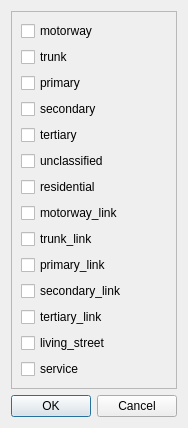
<?xml version="1.0" encoding="UTF-8"?>
<ui version="4.0">
 <class>Dialog</class>
 <widget class="QDialog" name="Dialog">
  <property name="geometry">
   <rect>
    <x>0</x>
    <y>0</y>
    <width>174</width>
    <height>383</height>
   </rect>
  </property>
  <property name="windowTitle">
   <string>Select Street Types</string>
  </property>
  <layout class="QGridLayout" name="gridLayout">
   <item row="0" column="0">
    <widget class="QFrame" name="frame">
     <property name="frameShape">
      <enum>QFrame::StyledPanel</enum>
     </property>
     <property name="frameShadow">
      <enum>QFrame::Raised</enum>
     </property>
     <layout class="QGridLayout" name="gridLayout_2">
      <item row="5" column="0">
       <widget class="QCheckBox" name="chk_unclassified">
        <property name="text">
         <string>unclassified</string>
        </property>
       </widget>
      </item>
      <item row="2" column="0">
       <widget class="QCheckBox" name="chk_primary">
        <property name="text">
         <string>primary</string>
        </property>
       </widget>
      </item>
      <item row="4" column="0">
       <widget class="QCheckBox" name="chk_tertiary">
        <property name="text">
         <string>tertiary</string>
        </property>
       </widget>
      </item>
      <item row="7" column="0">
       <widget class="QCheckBox" name="chk_motorway_link">
        <property name="text">
         <string>motorway_link</string>
        </property>
       </widget>
      </item>
      <item row="11" column="0">
       <widget class="QCheckBox" name="chk_tertiary_link">
        <property name="text">
         <string>tertiary_link</string>
        </property>
       </widget>
      </item>
      <item row="9" column="0">
       <widget class="QCheckBox" name="chk_primary_link">
        <property name="text">
         <string>primary_link</string>
        </property>
       </widget>
      </item>
      <item row="6" column="0">
       <widget class="QCheckBox" name="chk_residential">
        <property name="text">
         <string>residential</string>
        </property>
       </widget>
      </item>
      <item row="10" column="0">
       <widget class="QCheckBox" name="chk_secondary_link">
        <property name="text">
         <string>secondary_link</string>
        </property>
       </widget>
      </item>
      <item row="8" column="0">
       <widget class="QCheckBox" name="chk_trunk_link">
        <property name="text">
         <string>trunk_link</string>
        </property>
       </widget>
      </item>
      <item row="1" column="0">
       <widget class="QCheckBox" name="chk_trunk">
        <property name="text">
         <string>trunk</string>
        </property>
       </widget>
      </item>
      <item row="3" column="0">
       <widget class="QCheckBox" name="chk_secondary">
        <property name="text">
         <string>secondary</string>
        </property>
       </widget>
      </item>
      <item row="0" column="0">
       <widget class="QCheckBox" name="chk_motorway">
        <property name="text">
         <string>motorway</string>
        </property>
       </widget>
      </item>
      <item row="12" column="0">
       <widget class="QCheckBox" name="chk_living_street">
        <property name="text">
         <string>living_street</string>
        </property>
       </widget>
      </item>
      <item row="13" column="0">
       <widget class="QCheckBox" name="chk_service">
        <property name="text">
         <string>service</string>
        </property>
       </widget>
      </item>
     </layout>
    </widget>
   </item>
   <item row="1" column="0">
    <widget class="QDialogButtonBox" name="buttonBox">
     <property name="orientation">
      <enum>Qt::Horizontal</enum>
     </property>
     <property name="standardButtons">
      <set>QDialogButtonBox::Cancel|QDialogButtonBox::Ok</set>
     </property>
    </widget>
   </item>
  </layout>
 </widget>
 <resources/>
 <connections>
  <connection>
   <sender>buttonBox</sender>
   <signal>accepted()</signal>
   <receiver>Dialog</receiver>
   <slot>accept()</slot>
   <hints>
    <hint type="sourcelabel">
     <x>248</x>
     <y>254</y>
    </hint>
    <hint type="destinationlabel">
     <x>157</x>
     <y>274</y>
    </hint>
   </hints>
  </connection>
  <connection>
   <sender>buttonBox</sender>
   <signal>rejected()</signal>
   <receiver>Dialog</receiver>
   <slot>reject()</slot>
   <hints>
    <hint type="sourcelabel">
     <x>316</x>
     <y>260</y>
    </hint>
    <hint type="destinationlabel">
     <x>286</x>
     <y>274</y>
    </hint>
   </hints>
  </connection>
 </connections>
</ui>
